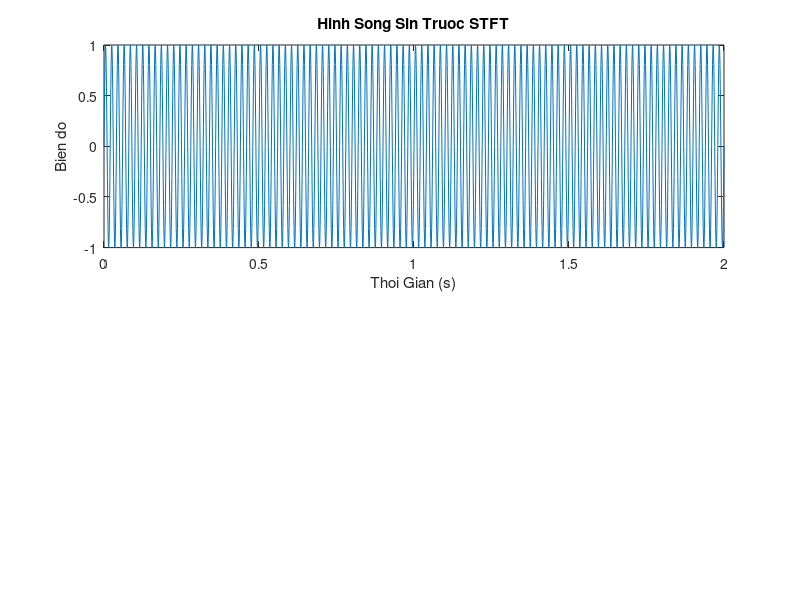

Reproduce this figure in MATLAB. (Note: this script raises an error after producing the figure.)
fs = 1000;                  % Tan so lay mau (Hz)
t = 0:1/fs:2;                % Vector thoi gian tu 0 den 2 giay
f_mod = 50;                  % Tan so bien do (Hz)
% Tao tinh hinh song sin tan so bien do
x = sin(2*pi*f_mod*t);
% Ve hinh song sin truoc STFT
figure;
subplot(2, 1, 1);
plot(t, x);
title('Hinh Song Sin Truoc STFT');
xlabel('Thoi Gian (s)');
ylabel('Bien do');
% Tinh toan va ve STFT
window_length = 256;
overlap_length = 220;
fft_length = 512;
[s, f, t_stft] = stft(x, fs, 'Window', kaiser(window_length, 5), 'OverlapLength', overlap_length, 'FFTLength', fft_length);
% Chuyen doi magnitudo sang dB
sdb = mag2db(abs(s));
% Ve hinh STFT
subplot(2, 1, 2);
mesh(t_stft, f/1000, sdb);
title('STFT Cua Hinh Song Sin');
xlabel('Thoi Gian (s)');
ylabel('Tan So (kHz)');
zlabel('Magnitude (dB)');
% Dinh dang mau sac cho hinh STFT
cc = max(sdb(:)) + [-60 0];
ax = gca;
ax.CLim = cc;
% Hien thi thanh colorbar
colorbar;
